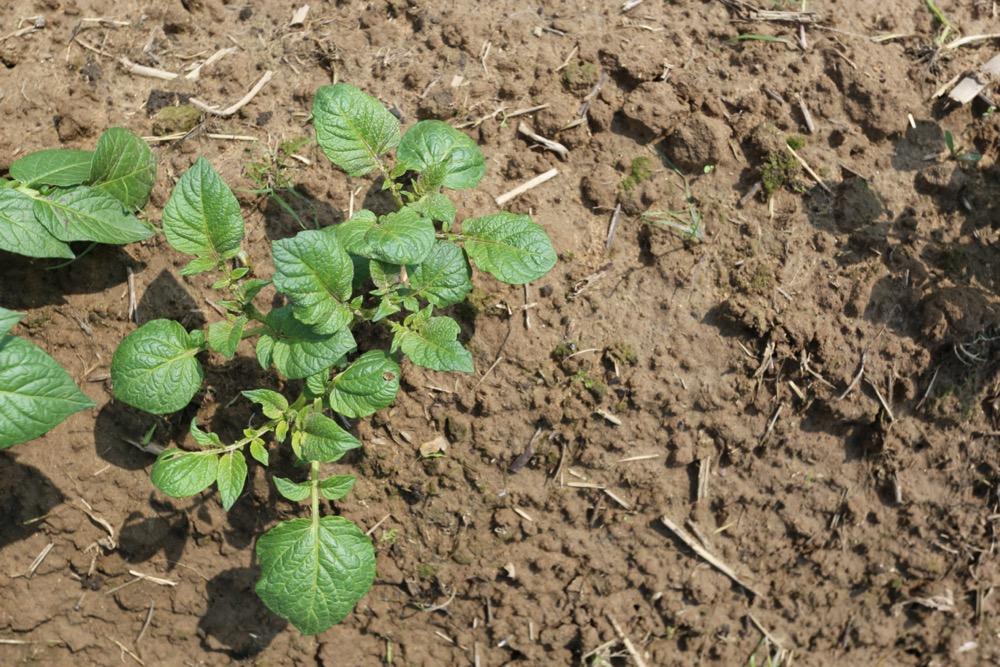
#> input picture potato1-2JPG.JPG, 1000 x 667 px
$ python otsu.py
#> lines starting #> are read from the running program, lines starting #| are printed output that depends on the picture; after the words box and inside, x2 and y2 are one past the last pixel; in counts of white or black regions, pixels touching at a corner belong together; long printed decimals are rounded
# -*- coding: utf-8 -*-
"""
Created on Mon Apr  8 18:31:35 2019

@author: lenovo
"""

import cv2 as cv
import numpy as np
import matplotlib.pyplot as plt


def OTSU(gray):
    hist = cv.calcHist([gray], [0], None, [256], [0, 256])  # 255*1的灰度直方图的数组
    gray_size = gray.size  # 图像像素数
    k = 0  # 初始化灰度阈值
    best_k = 0  # 最佳阈值
    best_M = 0  # 衡量阈值性

    p = []  # 灰度出现概率

    # for k in range(30,150):
    for i in range(len(hist)):
        p.insert(i, hist[i][0] / gray_size)  # 灰度集概率分布

    for k in range(30, 150):
        u = 0  # 从1到k的累计出现概率的平均灰度级
        u_t = 0  # 从1到256的累计出现概率的平均灰度级
        σ2_0 = 0  # 类内方差
        σ2_1 = 0  # 类内方差
        σ2_t = 0  # 灰度级的总方差
        sum_0 = np.sum(hist[0:k + 1:], axis=0)
        sum_1 = np.sum(hist[k + 1:256:], axis=0)

        w_0 = np.sum(p[0:k + 1:])
        w_1 = np.sum(p[k + 1:256:])  # 各类的概率

        for i in range(k + 1):
            u = i * p[i] + u

        for i in range(len(hist)):
            u_t = i * p[i] + u_t

        u0 = u / w_0
        u1 = (u_t - u) / w_1  # 各类的平均灰度级

        for i in range(k + 1):
            σ2_0 = (p[i] / w_0) * np.square(i - u0) + σ2_0
        for i in range(k + 1, 256):
            σ2_1 = (p[i] / w_1) * np.square(i - u1) + σ2_1  # 两类的类内方差
        for i in range(256):
            σ2_t = p[i] * np.square(i - u_t) + σ2_t  # 总方差

        σ2_w = w_0 * σ2_0 + w_1 * σ2_1  # 类内方差
        σ2_b = w_0 * w_1 * np.square(u1 - u0)  # 类间方差

        M = σ2_b / σ2_t  # 衡量阈值k的好坏
        if M > best_M:
            best_M = M;
            best_k = k;
    return best_M, best_k


if __name__ == "__main__":
    img = cv.imread('potato1-2JPG.JPG')  # 读取图像（BGR）
#> img is the input picture: shape (667, 1000, 3); mean B, G, R 89.9, 121, 130.4
    gray = cv.cvtColor(img, cv.COLOR_BGR2GRAY)  # 转灰度图像
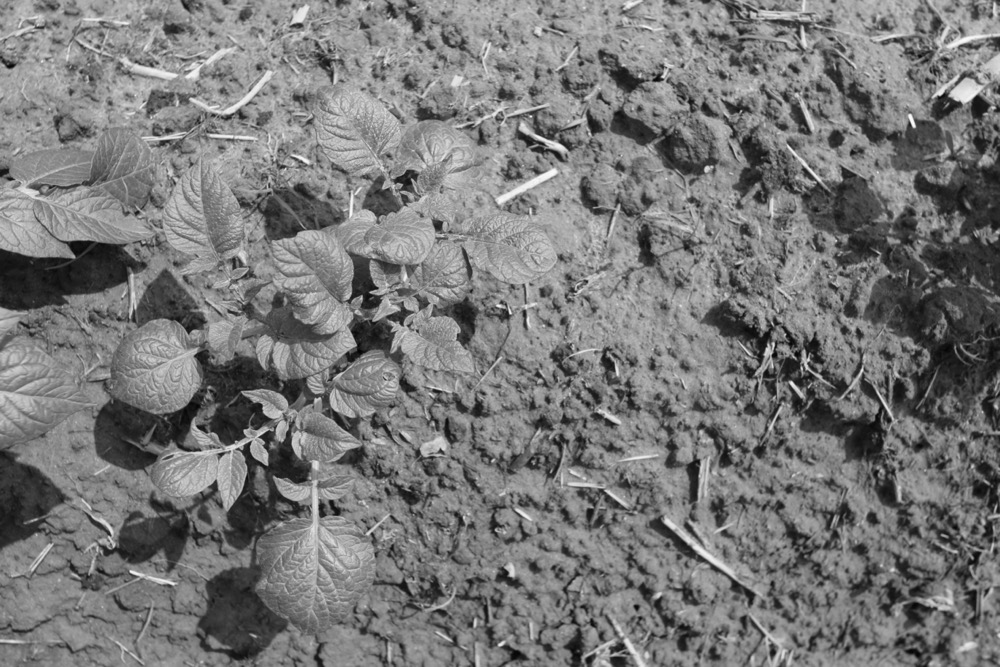
#> gray: shape (667, 1000); min 3, max 254, mean 120.3
    M, k = OTSU(gray)
#> in OTSU, `hist = cv.calcHist([gray], [0], None, [256], [0, 256])`: hist = 256 values, max 7673 at index 138, min 0 at index 0, mean 2605.5
#> after the loop in OTSU, `for i in range(len(hist)):`: p = 256 values, max 0.0115 at index 138, min 0 at index 0, mean 0.00391
#> the loop in OTSU, `for k in range(30, 150):` made 120 passes
#> (sum_0, sum_1, w_0, w_1, u0, u1, σ2_w, σ2_b) on passes 1 to 11: ([15682], [651318], 0.0235, 0.976, 24.82, 122.6, 1738.2, 219.3), ([17821], [649179], 0.0267, 0.973, 25.56, 122.9, 1711.4, 246.2), ([20061], [646939], 0.0301, 0.97, 26.28, 123.2, 1683.7, 273.9), ([22382], [644618], 0.0336, 0.966, 26.98, 123.5, 1655.4, 302.1), ([24671], [642329], 0.037, 0.963, 27.63, 123.8, 1628, 329.6), ([27128], [639872], 0.0407, 0.959, 28.3, 124.2, 1599, 358.6), ([29612], [637388], 0.0444, 0.956, 28.94, 124.5, 1570.1, 387.4), ([32088], [634912], 0.0481, 0.952, 29.56, 124.8, 1541.8, 415.7), ([34724], [632276], 0.0521, 0.948, 30.2, 125.2, 1512.2, 445.4), ([37351], [629649], 0.056, 0.944, 30.82, 125.6, 1483.1, 474.5), ([40148], [626852], 0.0602, 0.94, 31.46, 125.9, 1452.5, 505)
#> (w_0, w_1, u0, u1, σ2_w, σ2_b, M, best_M) on passes 61 to 66: (0.25, 0.75, 56.43, 141.5, 602.8, 1354.8, 0.692, 0.692), (0.254, 0.746, 56.97, 141.8, 597.3, 1360.3, 0.695, 0.695), (0.258, 0.742, 57.52, 142, 592.1, 1365.4, 0.698, 0.698), (0.261, 0.739, 58.06, 142.3, 587.5, 1370.1, 0.7, 0.7), (0.266, 0.734, 58.61, 142.6, 583, 1374.5, 0.702, 0.702), (0.27, 0.73, 59.18, 142.8, 579, 1378.6, 0.704, 0.704)
    print(M, k)
#| 0.7146 105
    ret, thresh1 = cv.threshold(gray, k, 255, cv.THRESH_BINARY)
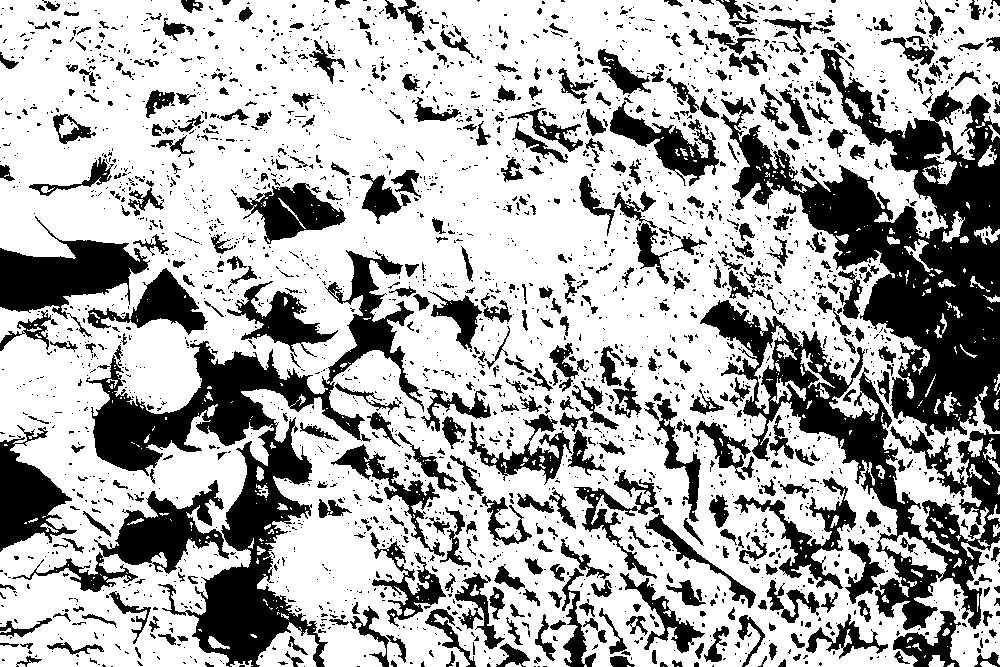
#> thresh1: shape (667, 1000); 68.3% white; 2699 black regions (2145 under 20 px), largest, box (x1, y1, x2, y2) and area: (721, 49, 1000, 436) 38763, (86, 250, 424, 667) 30071, (700, 300, 1000, 630) 20231
    cv.imshow("histogram", thresh1)

    print("ok")
    print("ok2")
